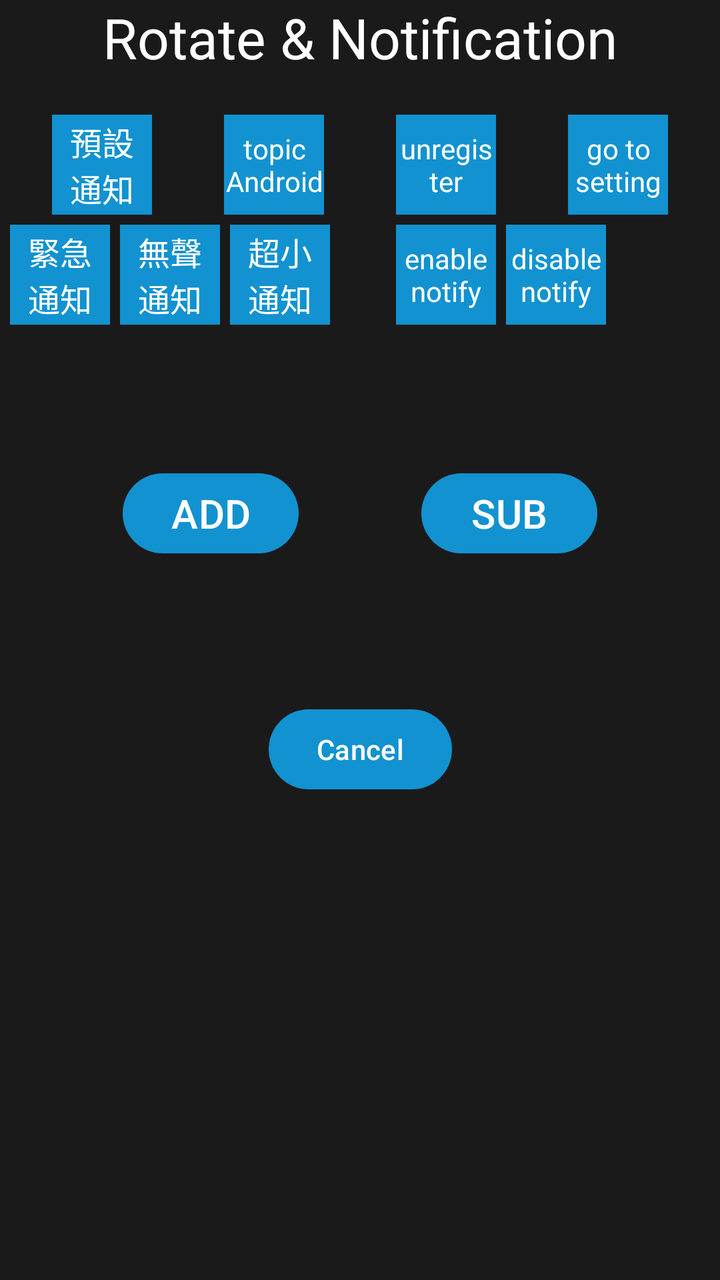
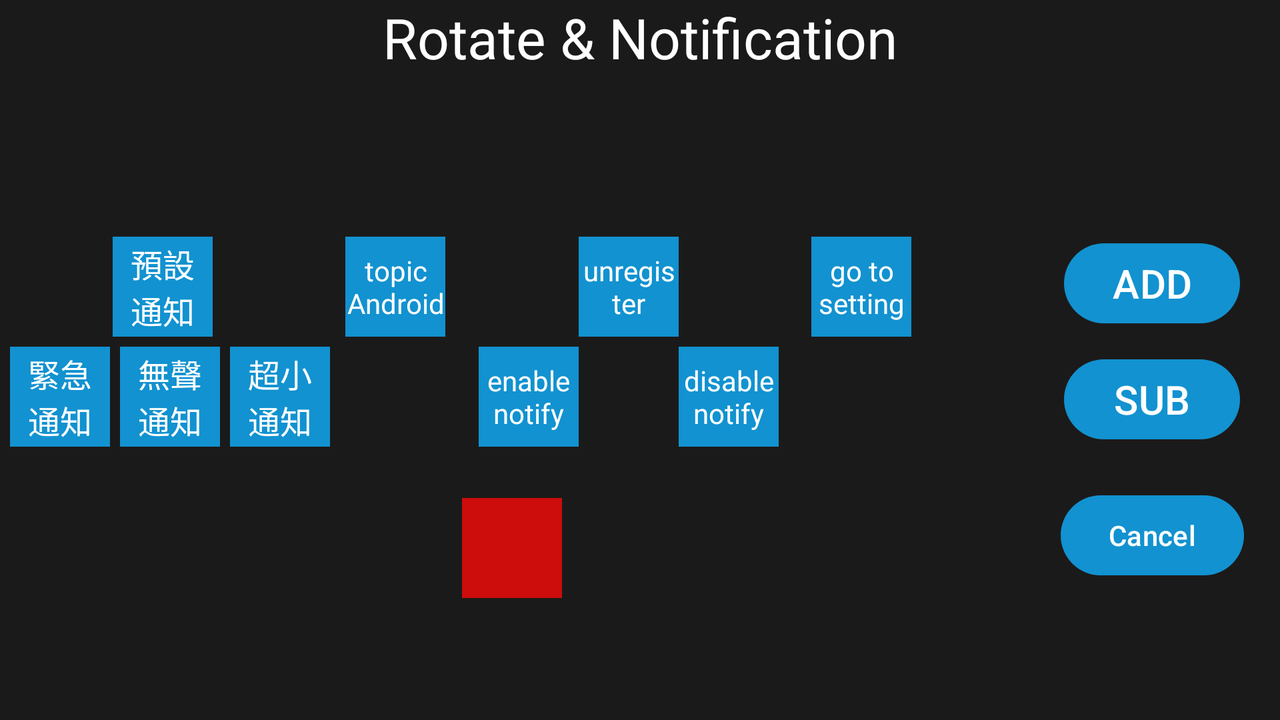

First picture: res/layout/ on a phone held upright. Second picture: the repository's own variant of that layout, on a device whose configuration matches the variant's folder. Source for both follows.
<!-- AndroidManifest.xml: application theme Theme.Una_Test -->
<!-- res/layout/activity_test_rotate_and_notification.xml -->
<?xml version="1.0" encoding="utf-8"?>
<androidx.constraintlayout.widget.ConstraintLayout xmlns:android="http://schemas.android.com/apk/res/android"
    xmlns:app="http://schemas.android.com/apk/res-auto"
    xmlns:tools="http://schemas.android.com/tools"
    android:layout_width="match_parent"
    android:layout_height="match_parent"
    android:background="#1B1A1A">

    <TextView
        android:id="@+id/txt_title"
        android:layout_width="match_parent"
        android:layout_height="wrap_content"
        android:gravity="center"
        android:paddingBottom="10dp"
        android:text="@string/label_rotate_and_notification"
        android:textColor="@color/white"
        android:textSize="28dp"
        app:layout_constraintStart_toStartOf="parent"
        app:layout_constraintTop_toTopOf="parent"
        tools:ignore="SpUsage" />

    <TextView
        android:id="@+id/txt_notification_default"
        android:layout_width="50dp"
        android:layout_height="50dp"
        android:layout_marginHorizontal="10dp"
        android:layout_marginTop="10dp"
        android:background="@color/blue1"
        android:gravity="center"
        android:text="@string/label_notification_default"
        android:textColor="@color/white"
        android:textSize="16dp"
        app:layout_constraintEnd_toStartOf="@id/txt_2"
        app:layout_constraintStart_toStartOf="parent"
        app:layout_constraintTop_toBottomOf="@id/txt_title"
        tools:ignore="SpUsage" />

    <TextView
        android:id="@+id/txt_notification_high"
        android:layout_width="50dp"
        android:layout_height="50dp"
        android:layout_margin="5dp"
        android:background="@color/blue1"
        android:gravity="center"
        android:text="@string/label_notification_high"
        android:textColor="@color/white"
        android:textSize="16dp"
        app:layout_constraintStart_toStartOf="parent"
        app:layout_constraintTop_toBottomOf="@id/txt_notification_default"
        tools:ignore="SpUsage" />

    <TextView
        android:id="@+id/txt_notification_low"
        android:layout_width="50dp"
        android:layout_height="50dp"
        android:layout_margin="5dp"
        android:background="@color/blue1"
        android:gravity="center"
        android:text="@string/label_notification_low"
        android:textColor="@color/white"
        android:textSize="16dp"
        app:layout_constraintStart_toEndOf="@id/txt_notification_high"
        app:layout_constraintTop_toBottomOf="@id/txt_notification_default"
        tools:ignore="SpUsage" />

    <TextView
        android:id="@+id/txt_notification_min"
        android:layout_width="50dp"
        android:layout_height="50dp"
        android:layout_margin="5dp"
        android:background="@color/blue1"
        android:gravity="center"
        android:text="@string/label_notification_min"
        android:textColor="@color/white"
        android:textSize="16dp"
        app:layout_constraintStart_toEndOf="@id/txt_notification_low"
        app:layout_constraintTop_toBottomOf="@id/txt_notification_default"
        tools:ignore="SpUsage" />

    <TextView
        android:id="@+id/txt_2"
        android:layout_width="50dp"
        android:layout_height="0dp"
        android:layout_marginHorizontal="10dp"
        android:background="@color/blue1"
        android:gravity="center"
        android:text="@string/label_topic_android"
        android:textColor="@color/white"
        android:textSize="14dp"
        app:layout_constraintBottom_toBottomOf="@id/txt_notification_default"
        app:layout_constraintEnd_toStartOf="@id/txt_3"
        app:layout_constraintStart_toEndOf="@id/txt_notification_default"
        app:layout_constraintTop_toTopOf="@id/txt_notification_default"
        tools:ignore="SpUsage" />

    <TextView
        android:id="@+id/txt_3"
        android:layout_width="50dp"
        android:layout_height="0dp"
        android:layout_marginHorizontal="10dp"
        android:background="@color/blue1"
        android:gravity="center"
        android:text="@string/label_unregister"
        android:textColor="@color/white"
        android:textSize="14dp"
        app:layout_constraintBottom_toBottomOf="@id/txt_notification_default"
        app:layout_constraintEnd_toStartOf="@id/txt_notification_setting"
        app:layout_constraintStart_toEndOf="@id/txt_2"
        app:layout_constraintTop_toTopOf="@id/txt_notification_default"
        tools:ignore="SpUsage" />

    <TextView
        android:id="@+id/txt_enable_notify"
        android:layout_width="50dp"
        android:layout_height="50dp"
        android:layout_marginTop="5dp"
        android:background="@color/blue1"
        android:gravity="center"
        android:text="@string/label_enable_notify"
        android:textColor="@color/white"
        android:textSize="14dp"
        app:layout_constraintStart_toStartOf="@id/txt_3"
        app:layout_constraintTop_toBottomOf="@id/txt_3"
        tools:ignore="SpUsage" />

    <TextView
        android:id="@+id/txt_disable_notify"
        android:layout_width="50dp"
        android:layout_height="50dp"
        android:layout_marginHorizontal="5dp"
        android:background="@color/blue1"
        android:gravity="center"
        android:text="@string/label_disable_notify"
        android:textColor="@color/white"
        android:textSize="14dp"
        app:layout_constraintStart_toEndOf="@id/txt_3"
        app:layout_constraintTop_toTopOf="@id/txt_enable_notify"
        tools:ignore="SpUsage" />

    <TextView
        android:id="@+id/txt_notification_setting"
        android:layout_width="50dp"
        android:layout_height="0dp"
        android:layout_marginHorizontal="10dp"
        android:background="@color/blue1"
        android:gravity="center"
        android:text="@string/label_go_to_setting"
        android:textColor="@color/white"
        app:layout_constraintBottom_toBottomOf="@id/txt_notification_default"
        app:layout_constraintEnd_toEndOf="parent"
        app:layout_constraintStart_toEndOf="@id/txt_3"
        app:layout_constraintTop_toTopOf="@id/txt_notification_default" />

    <TextView
        android:id="@+id/txt_answer"
        android:layout_width="match_parent"
        android:layout_height="wrap_content"
        android:layout_marginTop="20dp"
        android:gravity="center"
        android:textColor="@color/white"
        android:textSize="30dp"
        app:layout_constraintStart_toStartOf="parent"
        app:layout_constraintTop_toBottomOf="@id/txt_notification_min"
        tools:ignore="SpUsage" />

    <Button
        android:id="@+id/btn_add"
        android:layout_width="wrap_content"
        android:layout_height="wrap_content"
        android:layout_marginTop="10dp"
        android:text="@string/label_add_upper"
        android:textSize="20dp"
        app:layout_constraintEnd_toStartOf="@id/btn_sub"
        app:layout_constraintStart_toStartOf="parent"
        app:layout_constraintTop_toBottomOf="@id/txt_answer"
        tools:ignore="SpUsage" />

    <Button
        android:id="@+id/btn_sub"
        android:layout_width="wrap_content"
        android:layout_height="wrap_content"
        android:text="@string/label_sub_upper"
        android:textSize="20dp"
        app:layout_constraintEnd_toEndOf="parent"
        app:layout_constraintStart_toEndOf="@id/btn_add"
        app:layout_constraintTop_toTopOf="@id/btn_add"
        tools:ignore="SpUsage" />

    <View
        android:id="@+id/v_5"
        android:layout_width="50dp"
        android:layout_height="50dp"
        app:layout_constraintEnd_toEndOf="parent"
        app:layout_constraintStart_toStartOf="parent"
        app:layout_constraintTop_toBottomOf="@id/btn_sub" />

    <Button
        android:id="@+id/btn_cancel"
        android:layout_width="wrap_content"
        android:layout_height="wrap_content"
        android:layout_marginTop="20dp"
        android:text="@string/label_cancel"
        app:layout_constraintEnd_toEndOf="parent"
        app:layout_constraintStart_toStartOf="parent"
        app:layout_constraintTop_toBottomOf="@id/v_5" />

    <TextView
        android:id="@+id/txt_db"
        android:layout_width="match_parent"
        android:layout_height="wrap_content"
        android:textColor="@color/white"
        android:textSize="14dp"
        app:layout_constraintStart_toStartOf="parent"
        app:layout_constraintTop_toBottomOf="@id/btn_cancel"
        tools:ignore="SpUsage" />
</androidx.constraintlayout.widget.ConstraintLayout>
<!-- resources referenced by this layout -->
<resources>
  <color name="blue1">#1292D0</color>
  <color name="white">#FFFFFFFF</color>
  <string name="label_add_upper">ADD</string>
  <string name="label_cancel">Cancel</string>
  <string name="label_disable_notify">disable\nnotify</string>
  <string name="label_enable_notify">enable\nnotify</string>
  <string name="label_go_to_setting">go to setting</string>
  <string name="label_notification_default">預設\n通知</string>
  <string name="label_notification_high">緊急\n通知</string>
  <string name="label_notification_low">無聲\n通知</string>
  <string name="label_notification_min">超小\n通知</string>
  <string name="label_rotate_and_notification">Rotate &amp; Notification</string>
  <string name="label_sub_upper">SUB</string>
  <string name="label_topic_android">topic\nAndroid</string>
  <string name="label_unregister">unregister</string>
  <style name="Theme.Una_Test" parent="Base.Theme.Una_Test" />
  <style name="Base.Theme.Una_Test" parent="Theme.Material3.DayNight.NoActionBar">
          
          
          <item name="colorPrimary">@color/blue1</item>
          <item name="colorControlNormal">@color/white</item>
      </style>
</resources>
<!-- res/layout-land/activity_test_rotate_and_notification.xml (the repository's variant of the layout above) -->
<!-- drawn on the phone turned sideways -->
<?xml version="1.0" encoding="utf-8"?>
<androidx.constraintlayout.widget.ConstraintLayout xmlns:android="http://schemas.android.com/apk/res/android"
    xmlns:app="http://schemas.android.com/apk/res-auto"
    xmlns:tools="http://schemas.android.com/tools"
    android:layout_width="match_parent"
    android:layout_height="match_parent"
    android:background="#1B1A1A">

    <TextView
        android:id="@+id/txt_title"
        android:layout_width="match_parent"
        android:layout_height="wrap_content"
        android:gravity="center"
        android:paddingBottom="10dp"
        android:text="@string/label_rotate_and_notification"
        android:textColor="@color/white"
        android:textSize="28dp"
        app:layout_constraintStart_toStartOf="parent"
        app:layout_constraintTop_toTopOf="parent"
        tools:ignore="SpUsage" />

    <TextView
        android:id="@+id/txt_notification_default"
        android:layout_width="50dp"
        android:layout_height="50dp"
        android:layout_marginHorizontal="10dp"
        android:layout_marginTop="10dp"
        android:background="@color/blue1"
        android:gravity="center"
        android:text="@string/label_notification_default"
        android:textColor="@color/white"
        android:textSize="16dp"
        app:layout_constraintBottom_toTopOf="@id/v_5"
        app:layout_constraintEnd_toStartOf="@id/txt_2"
        app:layout_constraintStart_toStartOf="parent"
        app:layout_constraintTop_toBottomOf="@id/txt_title"
        tools:ignore="SpUsage" />

    <TextView
        android:id="@+id/txt_notification_high"
        android:layout_width="50dp"
        android:layout_height="50dp"
        android:layout_margin="5dp"
        android:background="@color/blue1"
        android:gravity="center"
        android:text="@string/label_notification_high"
        android:textColor="@color/white"
        android:textSize="16dp"
        app:layout_constraintStart_toStartOf="parent"
        app:layout_constraintTop_toBottomOf="@id/txt_notification_default"
        tools:ignore="SpUsage" />

    <TextView
        android:id="@+id/txt_notification_low"
        android:layout_width="50dp"
        android:layout_height="50dp"
        android:layout_margin="5dp"
        android:background="@color/blue1"
        android:gravity="center"
        android:text="@string/label_notification_low"
        android:textColor="@color/white"
        android:textSize="16dp"
        app:layout_constraintStart_toEndOf="@id/txt_notification_high"
        app:layout_constraintTop_toBottomOf="@id/txt_notification_default"
        tools:ignore="SpUsage" />

    <TextView
        android:id="@+id/txt_notification_min"
        android:layout_width="50dp"
        android:layout_height="50dp"
        android:layout_margin="5dp"
        android:background="@color/blue1"
        android:gravity="center"
        android:text="@string/label_notification_min"
        android:textColor="@color/white"
        android:textSize="16dp"
        app:layout_constraintStart_toEndOf="@id/txt_notification_low"
        app:layout_constraintTop_toBottomOf="@id/txt_notification_default"
        tools:ignore="SpUsage" />

    <TextView
        android:id="@+id/txt_2"
        android:layout_width="50dp"
        android:layout_height="0dp"
        android:layout_marginHorizontal="10dp"
        android:background="@color/blue1"
        android:gravity="center"
        android:text="@string/label_topic_android"
        android:textColor="@color/white"
        android:textSize="14dp"
        app:layout_constraintBottom_toBottomOf="@id/txt_notification_default"
        app:layout_constraintEnd_toStartOf="@id/txt_3"
        app:layout_constraintStart_toEndOf="@id/txt_notification_default"
        app:layout_constraintTop_toTopOf="@id/txt_notification_default"
        tools:ignore="SpUsage" />

    <TextView
        android:id="@+id/txt_3"
        android:layout_width="50dp"
        android:layout_height="0dp"
        android:layout_marginHorizontal="10dp"
        android:background="@color/blue1"
        android:gravity="center"
        android:text="@string/label_unregister"
        android:textColor="@color/white"
        android:textSize="14dp"
        app:layout_constraintBottom_toBottomOf="@id/txt_notification_default"
        app:layout_constraintEnd_toStartOf="@id/txt_notification_setting"
        app:layout_constraintStart_toEndOf="@id/txt_2"
        app:layout_constraintTop_toTopOf="@id/txt_notification_default"
        tools:ignore="SpUsage" />

    <TextView
        android:id="@+id/txt_enable_notify"
        android:layout_width="50dp"
        android:layout_height="50dp"
        android:layout_marginTop="5dp"
        android:background="@color/blue1"
        android:gravity="center"
        android:text="@string/label_enable_notify"
        android:textColor="@color/white"
        android:textSize="14dp"
        app:layout_constraintEnd_toStartOf="@id/txt_3"
        app:layout_constraintTop_toBottomOf="@id/txt_3"
        tools:ignore="SpUsage" />

    <TextView
        android:id="@+id/txt_disable_notify"
        android:layout_width="50dp"
        android:layout_height="50dp"
        android:background="@color/blue1"
        android:gravity="center"
        android:text="@string/label_disable_notify"
        android:textColor="@color/white"
        android:textSize="14dp"
        app:layout_constraintStart_toEndOf="@id/txt_3"
        app:layout_constraintTop_toTopOf="@id/txt_enable_notify"
        tools:ignore="SpUsage" />

    <TextView
        android:id="@+id/txt_notification_setting"
        android:layout_width="50dp"
        android:layout_height="0dp"
        android:layout_marginHorizontal="10dp"
        android:background="@color/blue1"
        android:gravity="center"
        android:text="@string/label_go_to_setting"
        android:textColor="@color/white"
        app:layout_constraintBottom_toBottomOf="@id/txt_notification_default"
        app:layout_constraintEnd_toEndOf="@id/gl_1"
        app:layout_constraintStart_toEndOf="@id/txt_3"
        app:layout_constraintTop_toTopOf="@id/txt_notification_default" />

    <androidx.constraintlayout.widget.Guideline
        android:id="@+id/gl_1"
        android:layout_width="0dp"
        android:layout_height="0dp"
        android:orientation="vertical"
        app:layout_constraintGuide_percent="0.8" />

    <TextView
        android:id="@+id/txt_answer"
        android:layout_width="0dp"
        android:layout_height="wrap_content"
        android:layout_marginTop="20dp"
        android:gravity="center"
        android:textColor="@color/white"
        android:textSize="30dp"
        app:layout_constraintEnd_toEndOf="parent"
        app:layout_constraintStart_toStartOf="@id/gl_1"
        app:layout_constraintTop_toBottomOf="@id/txt_title"
        tools:ignore="SpUsage" />

    <Button
        android:id="@+id/btn_add"
        android:layout_width="wrap_content"
        android:layout_height="wrap_content"
        android:layout_marginTop="10dp"
        android:text="@string/label_add_upper"
        android:textSize="20dp"
        app:layout_constraintEnd_toEndOf="parent"
        app:layout_constraintStart_toStartOf="@id/gl_1"
        app:layout_constraintTop_toBottomOf="@id/txt_answer"
        tools:ignore="SpUsage" />

    <Button
        android:id="@+id/btn_sub"
        android:layout_width="wrap_content"
        android:layout_height="wrap_content"
        android:layout_marginTop="10dp"
        android:text="@string/label_sub_upper"
        android:textSize="20dp"
        app:layout_constraintEnd_toEndOf="parent"
        app:layout_constraintStart_toStartOf="@id/gl_1"
        app:layout_constraintTop_toBottomOf="@id/btn_add"
        tools:ignore="SpUsage" />

    <Button
        android:id="@+id/btn_cancel"
        android:layout_width="wrap_content"
        android:layout_height="wrap_content"
        android:layout_marginTop="20dp"
        android:text="@string/label_cancel"
        app:layout_constraintEnd_toEndOf="parent"
        app:layout_constraintStart_toStartOf="@id/gl_1"
        app:layout_constraintTop_toBottomOf="@id/btn_sub" />

    <View
        android:id="@+id/v_5"
        android:layout_width="50dp"
        android:layout_height="50dp"
        android:layout_marginTop="20dp"
        android:background="@color/red"
        app:layout_constraintBottom_toBottomOf="parent"
        app:layout_constraintEnd_toEndOf="@id/gl_1"
        app:layout_constraintStart_toStartOf="parent"
        app:layout_constraintTop_toBottomOf="@id/txt_notification_default" />

    <TextView
        android:id="@+id/txt_db"
        android:layout_width="0dp"
        android:layout_height="wrap_content"
        android:textColor="@color/white"
        android:textSize="14dp"
        app:layout_constraintEnd_toEndOf="@id/gl_1"
        app:layout_constraintStart_toEndOf="@id/v_5"
        app:layout_constraintTop_toTopOf="@id/v_5"
        tools:ignore="SpUsage" />
</androidx.constraintlayout.widget.ConstraintLayout>
<!-- resources referenced by the variant -->
<!-- as the phone turned sideways resolves them -->
<resources>
  <color name="blue1">#1292D0</color>
  <color name="red">#CD0C0C</color>
  <color name="white">#FFFFFFFF</color>
  <string name="label_add_upper">ADD</string>
  <string name="label_cancel">Cancel</string>
  <string name="label_disable_notify">disable\nnotify</string>
  <string name="label_enable_notify">enable\nnotify</string>
  <string name="label_go_to_setting">go to setting</string>
  <string name="label_notification_default">預設\n通知</string>
  <string name="label_notification_high">緊急\n通知</string>
  <string name="label_notification_low">無聲\n通知</string>
  <string name="label_notification_min">超小\n通知</string>
  <string name="label_rotate_and_notification">Rotate &amp; Notification</string>
  <string name="label_sub_upper">SUB</string>
  <string name="label_topic_android">topic\nAndroid</string>
  <string name="label_unregister">unregister</string>
  <style name="Theme.Una_Test" parent="Base.Theme.Una_Test" />
  <style name="Base.Theme.Una_Test" parent="Theme.Material3.DayNight.NoActionBar">
          
          
          <item name="colorPrimary">@color/blue1</item>
          <item name="colorControlNormal">@color/white</item>
      </style>
</resources>
